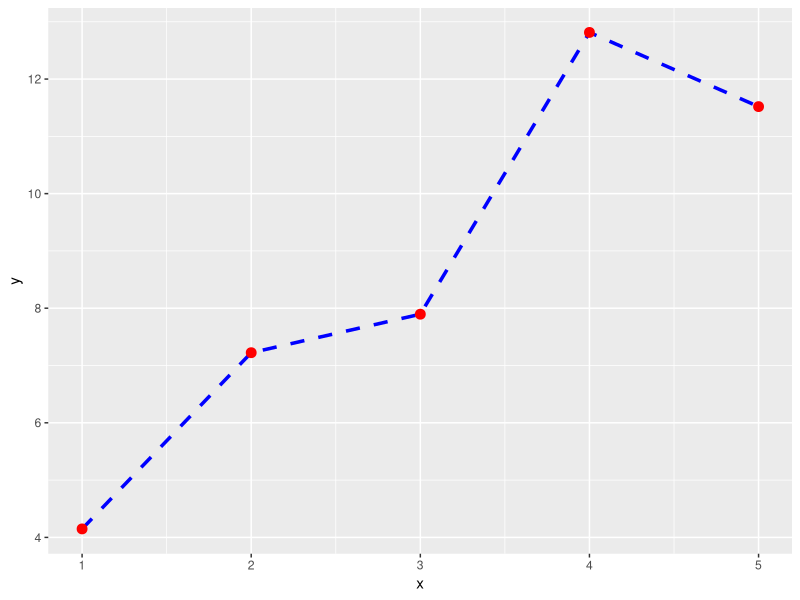

The R source for this figure:
# This file is to test sharing and pushing commits to github

library(ggplot2)

x = c(1, 2, 3, 4, 5)
y = 2*x + runif(5, min=1, max=5)

df = as.data.frame(cbind(x, y))

ggplot(data=df, aes(x=x, y=y)) +
  geom_line(linetype="dashed", color="blue", size=1.2)+
  geom_point(color="red", size=3)
